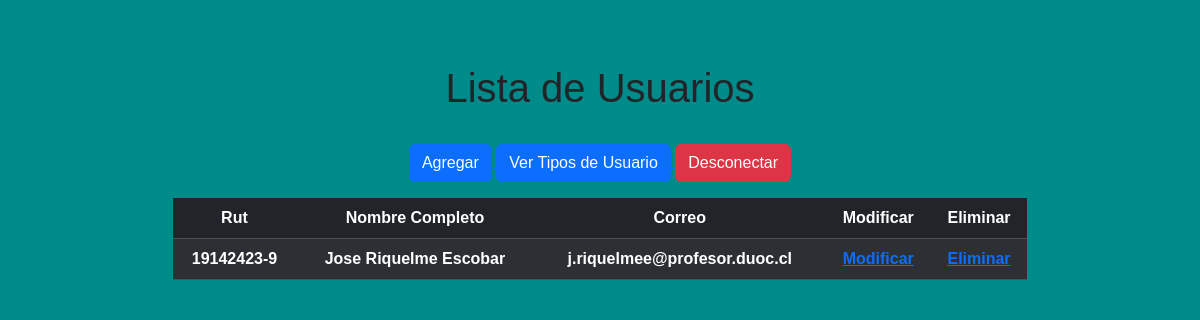
The page /newPage/crud on the database its author committed.
### newPage/models.py (models this page shows, shortened)
class Usuario(models.Model):
    rut = models.CharField(max_length=10, primary_key=True)
    nombre = models.CharField(max_length=50, blank=False, null=False)
    appPaterno = models.CharField(max_length=30, blank=False, null=False)
    appMaterno = models.CharField(max_length=30, blank=False, null=False)
    fechaNacimiento = models.DateField(blank=False, null=False)
    tipoUsuario = models.ForeignKey(
        'tipoUsuario', on_delete=models.CASCADE, db_column='idTipo')
    correo = models.EmailField(
        unique=True, blank=False, null=False, max_length=100)
    telefono = models.CharField(max_length=10, blank=False, null=False)
    activo = models.IntegerField()

### newPage/views.py (the view)
# urls.py: path("crud", views.crud, name="crud"),
def crud(request):
    usuario = Usuario.objects.all()
    context = {"usuario": usuario}
    return render(request, "pages/user_list.html", context)

### newPage/templates/pages/user_list.html (shortened to what this page needs)
<!DOCTYPE html>
<html lang="en">
<head>
    {% load bootstrap5 %}
    {% load static %}
    {% bootstrap_css %}
    <link rel="stylesheet" href="{% static 'css/styles.css'%}">
</head>
<body>
    <div class="container">
        <div class="row">
            <div class="col-lg-10 p-5 mt-3 mx-auto text-center table-responsive">
                <h1>Lista de Usuarios</h1><br>
                <a href="{% url 'userAdd' %}">
                    <button type="button" class="btn btn-primary">Agregar</button>
                </a>
                <a href="{% url 'crudTipo' %}">
                    <button type="button" class="btn btn-primary">Ver Tipos de Usuario</button>
                </a>
                <a href="{% url 'logout' %}">
                    <button type="button" class="btn btn-danger">Desconectar</button>
                </a>
                <table class="table table-dark table-striped mt-3">
                    {% if usuario %}
                    <thead>
                        <th>Rut</th>
                        <th>Nombre Completo</th>
                        <th>Correo</th>
                        <th>Modificar</th>
                        <th>Eliminar</th>
                    </thead>
                    <tbody>
                        {% for user in usuario %}
                        <tr>
                            <td>{{user.rut}}</td>
                            <td>{{user.nombre}} {{user.appPaterno}} {{user.appMaterno}}</td>
                            <td>{{user.correo}}</td>
                            <td><a href="{% url 'userEdit' pk=user.rut%}">Modificar</a></td>
                            <td><a href="{% url 'userDel' pk=user.rut%}">Eliminar</a></td>
                        </tr>
                        {% endfor %}
                    </tbody>
                    {% endif %}
                </table>
            </div>
        </div>
    </div>
</body>
</html>

### newPage/static/css/styles.css (style rules this page uses)
body { background-color: darkcyan; font-size: 30; font-weight: bolder; font-family: Arial, Helvetica, sans-serif; }

### rows shown on the page
Usuario: rut "19142423-9", nombre "Jose", appPaterno "Riquelme", appMaterno "Escobar", correo "j.riquelmee@profesor.duoc.cl"
